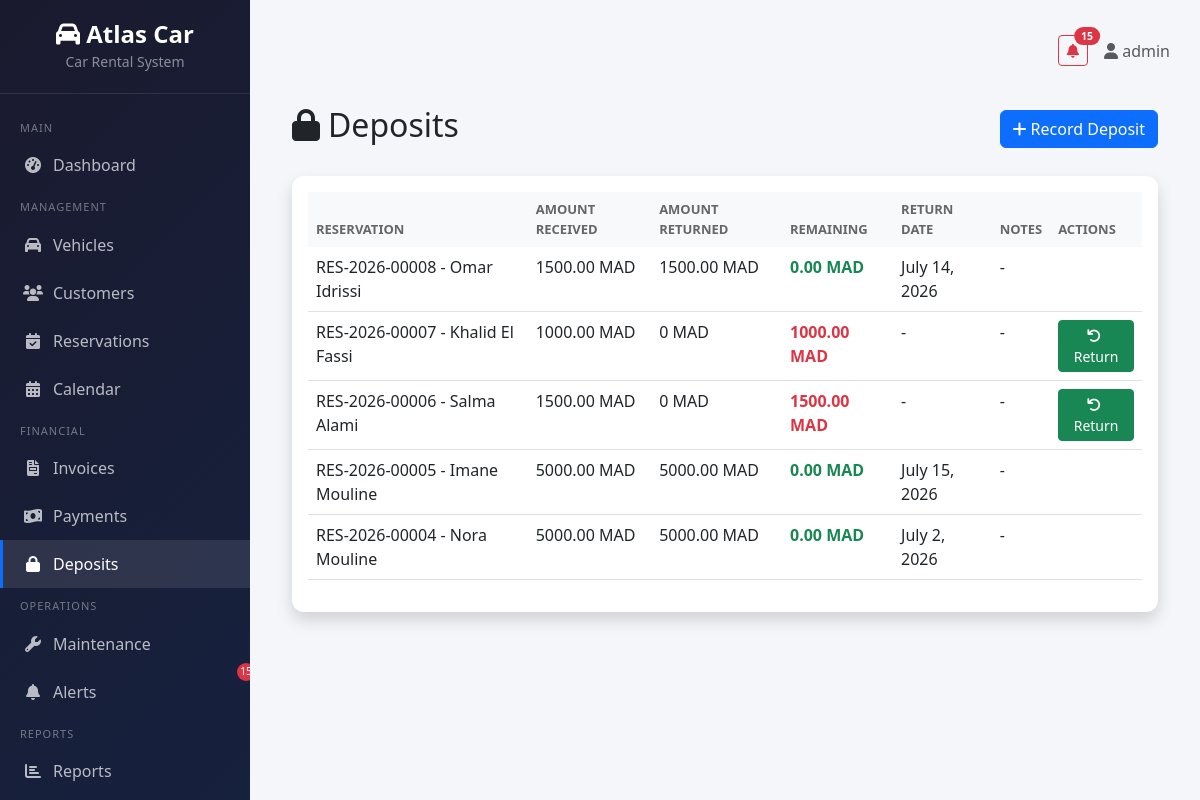
The app's page /payments/deposits/ (signed in) with its own data.
### payments/models.py (models this page shows, shortened)
class Deposit(models.Model):
    reservation = models.OneToOneField('reservations.Reservation', on_delete=models.CASCADE, related_name='deposit_record')
    amount_received = models.DecimalField(max_digits=10, decimal_places=2)
    amount_returned = models.DecimalField(max_digits=10, decimal_places=2, default=0)
    return_date = models.DateField(null=True, blank=True)
    notes = models.TextField(blank=True)
    created_at = models.DateTimeField(auto_now_add=True)
    def remaining_amount(self):
        return self.amount_received - self.amount_returned

### reservations/models.py (models this page shows, shortened)
class Reservation(models.Model):
    STATUS_CHOICES = [
        ('pending', 'Pending'),
        ('confirmed', 'Confirmed'),
        ('active', 'Active'),
        ('completed', 'Completed'),
        ('cancelled', 'Cancelled'),
    ]
    PICKUP_LOCATION_CHOICES = [
        ('agency', 'Agency'),
        ('airport', 'Airport'),
        ('hotel_delivery', 'Hotel Delivery'),
    ]
    reservation_number = models.CharField(max_length=20, unique=True, blank=True)
    customer = models.ForeignKey('customers.Customer', on_delete=models.CASCADE)
    vehicle = models.ForeignKey('vehicles.Vehicle', on_delete=models.CASCADE)
    pickup_date = models.DateField()
    return_date = models.DateField()
    pickup_location = models.CharField(max_length=20, choices=PICKUP_LOCATION_CHOICES, default='agency')
    return_location = models.CharField(max_length=20, choices=PICKUP_LOCATION_CHOICES, default='agency')
    status = models.CharField(max_length=20, choices=STATUS_CHOICES, default='pending')
    deposit = models.DecimalField(max_digits=10, decimal_places=2, default=0)
    subtotal = models.DecimalField(max_digits=10, decimal_places=2, default=0)
    vat = models.DecimalField(max_digits=10, decimal_places=2, default=0)
    total = models.DecimalField(max_digits=10, decimal_places=2, default=0)
    options = models.ManyToManyField('vehicles.VehicleOption', through='ReservationOption', blank=True)
    created_at = models.DateTimeField(auto_now_add=True)
    class Meta:
        ordering = ['-created_at']
    def __str__(self):
        return f"{self.reservation_number} - {self.customer}"

### customers/models.py (models this page shows, shortened)
class Customer(models.Model):
    CUSTOMER_TYPE_CHOICES = [
        ('individual', 'Individual'),
        ('company', 'Company'),
        ('partner_agency', 'Partner Agency'),
    ]
    cin = models.CharField(max_length=20, unique=True, verbose_name='National ID / Passport')
    passport = models.CharField(max_length=20, blank=True, null=True)
    first_name = models.CharField(max_length=100)
    last_name = models.CharField(max_length=100)
    nationality = models.CharField(max_length=100)
    birth_date = models.DateField(null=True, blank=True)
    license_number = models.CharField(max_length=50)
    license_expiration = models.DateField()
    phone = models.CharField(max_length=20)
    email = models.EmailField()
    address = models.TextField(blank=True)
    customer_type = models.CharField(max_length=20, choices=CUSTOMER_TYPE_CHOICES, default='individual')
    created_at = models.DateTimeField(auto_now_add=True)
    class Meta:
        ordering = ['-created_at']
    def __str__(self):
        return f"{self.first_name} {self.last_name}"

### payments/views.py (the view)
# urls.py: path('deposits/', views.deposit_list, name='deposit_list'),
@login_required
def deposit_list(request):
    deposits = Deposit.objects.select_related('reservation').all()
    return render(request, 'payments/deposit_list.html', {'deposits': deposits})

### core/context_processors.py (called while the page is built)
def notifications_context(request):
    context = {}
    if request.user.is_authenticated:
        unread_alerts = Alert.objects.filter(is_read=False)
        context['unread_alerts_count'] = unread_alerts.count()
        context['unread_alerts'] = unread_alerts[:5]
    return context

### templates/payments/deposit_list.html
{% extends 'base.html' %}
{% block content %}
<div class="container-fluid">
    <div class="d-flex justify-content-between align-items-center mb-4">
        <h2><i class="fas fa-lock me-2"></i>Deposits</h2>
        <a href="{% url 'payments:deposit_create' %}" class="btn btn-primary">
            <i class="fas fa-plus me-1"></i>Record Deposit
        </a>
    </div>
    <div class="card shadow">
        <div class="card-body">
            <div class="table-responsive">
                <table class="table table-hover">
                    <thead class="table-light">
                        <tr>
                            <th>Reservation</th>
                            <th>Amount Received</th>
                            <th>Amount Returned</th>
                            <th>Remaining</th>
                            <th>Return Date</th>
                            <th>Notes</th>
                            <th>Actions</th>
                        </tr>
                    </thead>
                    <tbody>
                        {% for deposit in deposits %}
                        <tr>
                            <td>{{ deposit.reservation }}</td>
                            <td>{{ deposit.amount_received }} MAD</td>
                            <td>{{ deposit.amount_returned|default:"0" }} MAD</td>
                            <td>
                                <span class="{% if deposit.remaining_amount > 0 %}text-danger{% else %}text-success{% endif %} fw-bold">
                                    {{ deposit.remaining_amount }} MAD
                                </span>
                            </td>
                            <td>{{ deposit.return_date|default:"-" }}</td>
                            <td>{{ deposit.notes|default:"-" }}</td>
                            <td>
                                {% if deposit.remaining_amount > 0 %}
                                <a href="{% url 'payments:deposit_return' deposit.pk %}" class="btn btn-sm btn-success">
                                    <i class="fas fa-undo me-1"></i>Return
                                </a>
                                {% endif %}
                            </td>
                        </tr>
                        {% empty %}
                        <tr>
                            <td colspan="7" class="text-center text-muted">No deposits found.</td>
                        </tr>
                        {% endfor %}
                    </tbody>
                </table>
            </div>
        </div>
    </div>
</div>
{% endblock %}

### templates/base.html (shortened to what this page needs)
{% load static %}
<!DOCTYPE html>
<html lang="en">
<head>
    <link href="https://cdn.jsdelivr.net/npm/bootstrap@5.3.0/dist/css/bootstrap.min.css" rel="stylesheet">
    <link href="https://cdnjs.cloudflare.com/ajax/libs/font-awesome/6.0.0/css/all.min.css" rel="stylesheet">
</head>
<body>
    {% if user.is_authenticated %}
    <div class="sidebar">
        <div class="brand">
            <h4><i class="fas fa-car"></i> Atlas Car</h4>
            <small style="color: rgba(255,255,255,0.5);">Car Rental System</small>
        </div>
        <nav class="mt-3">
            <div class="nav-section">Main</div>
            <a href="{% url 'dashboard:home' %}" class="nav-link {% if request.resolver_match.url_name == 'home' %}active{% endif %}">
                <i class="fas fa-tachometer-alt"></i> Dashboard
            </a>
            <div class="nav-section">Management</div>
            <a href="{% url 'vehicles:vehicle_list' %}" class="nav-link {% if 'vehicle' in request.path %}active{% endif %}">
                <i class="fas fa-car"></i> Vehicles
            </a>
            <a href="{% url 'customers:customer_list' %}" class="nav-link {% if 'customer' in request.path %}active{% endif %}">
                <i class="fas fa-users"></i> Customers
            </a>
            <a href="{% url 'reservations:reservation_list' %}" class="nav-link {% if 'reservation' in request.path %}active{% endif %}">
                <i class="fas fa-calendar-check"></i> Reservations
            </a>
            <a href="{% url 'reservations:reservation_calendar' %}" class="nav-link {% if 'calendar' in request.path %}active{% endif %}">
                <i class="fas fa-calendar-alt"></i> Calendar
            </a>
            <div class="nav-section">Financial</div>
            <a href="{% url 'invoices:invoice_list' %}" class="nav-link {% if 'invoice' in request.path %}active{% endif %}">
                <i class="fas fa-file-invoice"></i> Invoices
            </a>
            <a href="{% url 'payments:payment_list' %}" class="nav-link {% if 'payment' in request.path and 'deposit' not in request.path %}active{% endif %}">
                <i class="fas fa-money-bill-wave"></i> Payments
            </a>
            <a href="{% url 'payments:deposit_list' %}" class="nav-link {% if 'deposit' in request.path %}active{% endif %}">
                <i class="fas fa-lock"></i> Deposits
            </a>
            <div class="nav-section">Operations</div>
            <a href="{% url 'maintenance:maintenance_list' %}" class="nav-link {% if 'maintenance' in request.path %}active{% endif %}">
                <i class="fas fa-wrench"></i> Maintenance
            </a>
            <a href="{% url 'alerts:alert_list' %}" class="nav-link {% if 'alert' in request.path %}active{% endif %}" style="position:relative;">
                <i class="fas fa-bell"></i> Alerts
                {% if unread_alerts_count %}<span class="alert-badge">{{ unread_alerts_count }}</span>{% endif %}
            </a>
            <div class="nav-section">Reports</div>
            <a href="{% url 'reports:reports_index' %}" class="nav-link {% if 'report' in request.path %}active{% endif %}">
                <i class="fas fa-chart-bar"></i> Reports
            </a>
            <div class="nav-section">Account</div>
        </nav>
    </div>
    {% endif %}
    <div class="main-content">
        {% if user.is_authenticated %}
        <div class="top-bar">
            <div class="d-flex align-items-center gap-3">
                {% if unread_alerts_count %}
                <a href="{% url 'alerts:alert_list' %}" class="btn btn-outline-danger btn-sm position-relative">
                    <i class="fas fa-bell"></i>
                    <span class="position-absolute top-0 start-100 translate-middle badge rounded-pill bg-danger">
                        {{ unread_alerts_count }}
                    </span>
                </a>
                {% endif %}
                <span class="text-muted">
                    <i class="fas fa-user"></i> {{ user.get_full_name|default:user.username }}
                </span>
            </div>
        </div>
        {% endif %}
        {% block content %}{% endblock %}
    </div>
</body>
</html>

### templates/base.html (style rules this page uses)
:root { --sidebar-width: 250px; --primary-color: #0d6efd; }
body { font-family: 'Segoe UI', Tahoma, Geneva, Verdana, sans-serif; background: #f4f6f9; }
.sidebar { position: fixed; top: 0; left: 0; height: 100vh; width: var(--sidebar-width); background: linear-gradient(135deg, #1a1a2e, #16213e); color: #fff; overflow-y: auto; z-index: 1000; transition: all 0.3s; }
.sidebar .brand { padding: 20px; text-align: center; border-bottom: 1px solid rgba(255,255,255,0.1); }
.sidebar .brand h4 { margin: 0; color: #fff; font-weight: 700; }
.sidebar .nav-link { color: rgba(255,255,255,0.7); padding: 12px 20px; display: flex; align-items: center; gap: 10px; transition: all 0.3s; border-left: 3px solid transparent; }
.sidebar .nav-link:hover, .sidebar .nav-link.active { color: #fff; background: rgba(255,255,255,0.1); border-left-color: var(--primary-color); }
.sidebar .nav-link i { width: 20px; text-align: center; }
.sidebar .nav-section { padding: 10px 20px 5px; font-size: 11px; text-transform: uppercase; color: rgba(255,255,255,0.4); letter-spacing: 1px; }
.main-content { margin-left: var(--sidebar-width); padding: 20px 30px; min-height: 100vh; }
.top-bar { display: flex; justify-content: space-between; align-items: center; margin-bottom: 25px; padding: 15px 0; }
.card { border: none; border-radius: 12px; box-shadow: 0 2px 10px rgba(0,0,0,0.08); transition: transform 0.2s; }
.table th { background: #f8f9fa; border: none; font-weight: 600; font-size: 13px; text-transform: uppercase; color: #666; }
.alert-badge { position: absolute; top: -5px; right: -5px; background: #dc3545; color: white; border-radius: 50%; width: 18px; height: 18px; font-size: 10px; display: flex; align-items: center; justify-content: center; }

### records on screen
Deposit: reservation "RES-2026-00008 - Omar Idrissi", amount_received "1500.00", amount_returned "1500.00", remaining_amount "0.00", return_date "July 14, 2026", notes "-"
Deposit: reservation "RES-2026-00007 - Khalid El Fassi", amount_received "1000.00", amount_returned "0", remaining_amount "1000.00", return_date "-", notes "-", shows "Return"
Deposit: reservation "RES-2026-00006 - Salma Alami", amount_received "1500.00", amount_returned "0", remaining_amount "1500.00", return_date "-", notes "-", shows "Return"
Deposit: reservation "RES-2026-00005 - Imane Mouline", amount_received "5000.00", amount_returned "5000.00", remaining_amount "0.00", return_date "July 15, 2026", notes "-"
Deposit: reservation "RES-2026-00004 - Nora Mouline", amount_received "5000.00", amount_returned "5000.00", remaining_amount "0.00", return_date "July 2, 2026", notes "-"

### other values on screen
{{ unread_alerts_count }} "15"
{{ user.get_full_name|default:user.username }} "admin"
